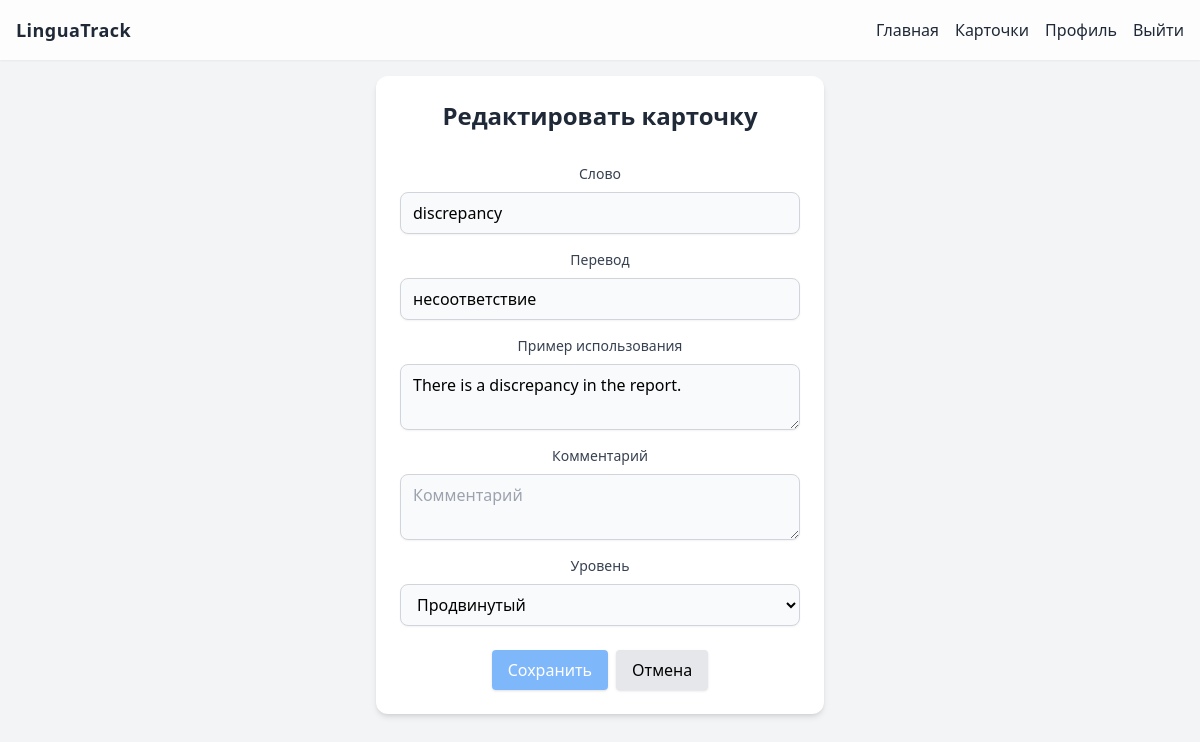
Page /cards/123/edit/ (signed in) on the committed database.
### cards/models.py (models this page shows, shortened)
class Card(models.Model):
    LEVEL_CHOICES = [
        ('beginner', 'Начальный'),
        ('intermediate', 'Средний'),
        ('advanced', 'Продвинутый'),
    ]
    user = models.ForeignKey(User, on_delete=models.CASCADE, related_name='cards', verbose_name='Владелец')
    word = models.CharField(max_length=128, verbose_name='Слово')
    translation = models.CharField(max_length=128, verbose_name='Перевод')
    example = models.TextField(blank=True, verbose_name='Пример использования')
    comment = models.TextField(blank=True, verbose_name='Комментарий')
    level = models.CharField(max_length=16, choices=LEVEL_CHOICES, default='beginner', verbose_name='Уровень')
    created_at = models.DateTimeField(auto_now_add=True, verbose_name='Создано')
    updated_at = models.DateTimeField(auto_now=True, verbose_name='Обновлено')

### cards/views.py (the view)
# urls.py: path('<int:pk>/edit/', CardUpdateView.as_view(), name='card_edit'),  # Редактирование карточки
@method_decorator(login_required, name='dispatch')
class CardUpdateView(UpdateView):
    model = Card
    form_class = CardForm
    template_name = 'cards/card_form.html'
    success_url = reverse_lazy('card_list')
    def get_queryset(self):
        return Card.objects.filter(user=self.request.user)

### templates/cards/card_form.html (shortened to what this page needs)
{% extends 'base.html' %}
{% block content %}
<div class="flex flex-col items-center justify-center min-h-[60vh] gap-6">
  <div class="bg-white rounded-xl shadow-md p-6 w-full max-w-md flex flex-col items-center gap-4">
    <h2 class="text-2xl font-bold mb-4 text-gray-800 text-center">{% if form.instance.pk %}Редактировать{% else %}Добавить{% endif %} карточку</h2>
    <form method="post" class="flex flex-col gap-4 w-full">
      <div class="flex flex-col gap-2">
        <label for="id_word" class="text-gray-700 text-sm text-center">Слово</label>
        {{ form.word }}
      </div>
      <div class="flex flex-col gap-2">
        <label for="id_translation" class="text-gray-700 text-sm text-center">Перевод</label>
        {{ form.translation }}
      </div>
      <div class="flex flex-col gap-2">
        <label for="id_example" class="text-gray-700 text-sm text-center">Пример использования</label>
        {{ form.example }}
      </div>
      <div class="flex flex-col gap-2">
        <label for="id_comment" class="text-gray-700 text-sm text-center">Комментарий</label>
        {{ form.comment }}
      </div>
      <div class="flex flex-col gap-2">
        <label for="id_level" class="text-gray-700 text-sm text-center">Уровень</label>
        {{ form.level }}
      </div>
      <div class="flex gap-2 justify-center mt-2">
        <button type="submit" class="px-4 py-2 bg-blue-400/80 text-white rounded shadow hover:bg-blue-500 transition">Сохранить</button>
        <a href="{% url 'card_list' %}" class="px-4 py-2 bg-gray-200 rounded shadow hover:bg-gray-300 transition">Отмена</a>
      </div>
    </form>
  </div>
</div>
{% endblock %}

### rows in the picture
Card: word "discrepancy", translation "несоответствие", example "There is a discrepancy in the report.", level "Продвинутый"
